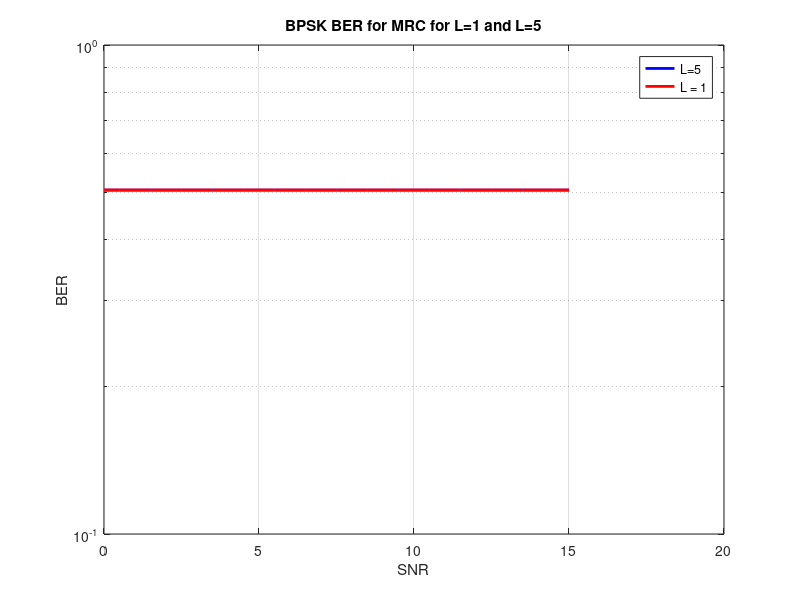

Source code (MATLAB):
%Refershing Terminal & Workspace
clc
clear

L = 5;
L1 = 1;
nPilot = 10;
nData = 1e3;
blocklength = nPilot+nData;
nBlocks = 2e3;
SNRdb = 0:0.5:15;
SNR = 10.^(SNRdb/10);

No = 1;
BER_pCSI = zeros(size(SNRdb)); % BER of perfect chanel

for blk = 1:nBlocks
    h1 = randn(L,1) + 1j*randn(L,1);
    
    h5 = randn + 1j*randn;% 1. Generate complex gaussian channel
    Bits = randi([0,1],1,blocklength); % 2. Generate bits of length equal to blocklength
    Sym = 2 * Bits - 1;%2. Generate BPSK symbols, ie map bit 1--->+1 and 0--->-1
    pSym = Sym(1:nPilot); % 4. generate/get nPilot number of pilot symbols
    pNorm = norm(pSym.*pSym); % 5. Calculate the norm square of pilot symbols
    noise = sqrt(No/2)*(randn(L,blocklength) + 1j*randn(L,blocklength));
    
    
    

    omega = (h1)/(norm(h1));

    
    % Generate complex noise of variance N0 
    for K = 1: length(SNRdb)
        TxSym = sqrt(SNR(K))*Sym;  % Generate transmit symbol 
        RxSym = h1.*(TxSym) + noise;  % Calculate the received symbol
        RxSym = ctranspose(omega)*RxSym;
        EqSym_pCSI = RxSym; % Equlization of perfect channel
        Decbits_pCSI = (EqSym_pCSI > 0); % Make decision based on received symbols to recover the bits under perfect channel
        BER_pCSI(K) = BER_pCSI(K) + sum(Decbits_pCSI ~= Bits); % Calculate BER of perfect channel
       
        
    end
end

BER_pCSI = BER_pCSI/nData/nBlocks;


figure;
semilogy(SNRdb,BER_pCSI,'b','LineWidth',2.0)
hold on;
grid on




for blk = 1:nBlocks
    h1 = randn(L1,1) + 1j*randn(L1,1);
    
    h5 = randn + 1j*randn;% 1. Generate complex gaussian channel
    Bits = randi([0,1],1,blocklength); % 2. Generate bits of length equal to blocklength
    Sym = 2 * Bits - 1;%2. Generate BPSK symbols, ie map bit 1--->+1 and 0--->-1
    pSym = Sym(1:nPilot); % 4. generate/get nPilot number of pilot symbols
    pNorm = norm(pSym.*pSym); % 5. Calculate the norm square of pilot symbols
    noise = sqrt(No/2)*(randn(L1,blocklength) + 1j*randn(L1,blocklength));
    
    
    

    omega = (h1)/(norm(h1));

    
    % Generate complex noise of variance N0 
    for K = 1: length(SNRdb)
        TxSym = sqrt(SNR(K))*Sym;  % Generate transmit symbol 
        RxSym = h1.*(TxSym) + noise;  % Calculate the received symbol
        RxSym = ctranspose(omega)*RxSym;
        EqSym_pCSI = RxSym; % Equlization of perfect channel
        Decbits_pCSI = (EqSym_pCSI > 0); % Make decision based on received symbols to recover the bits under perfect channel
        BER_pCSI(K) = BER_pCSI(K) + sum(Decbits_pCSI ~= Bits); % Calculate BER of perfect channel
       
        
    end
end

BER_pCSI = BER_pCSI/nData/nBlocks;



semilogy(SNRdb,BER_pCSI,'r','LineWidth',2.0)

title('BPSK BER for MRC for L=1 and L=5')
xlabel('SNR');
ylabel('BER');
legend("L=5","L = 1")
grid on



